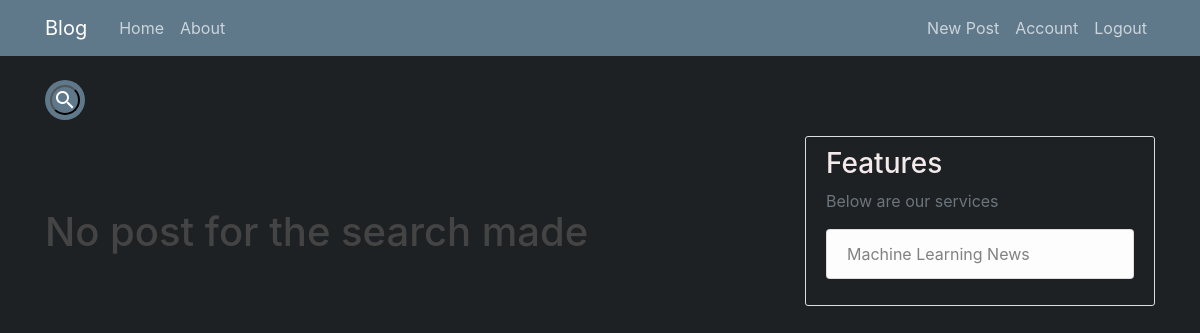
The page /home (signed in) on the database as committed earlier.
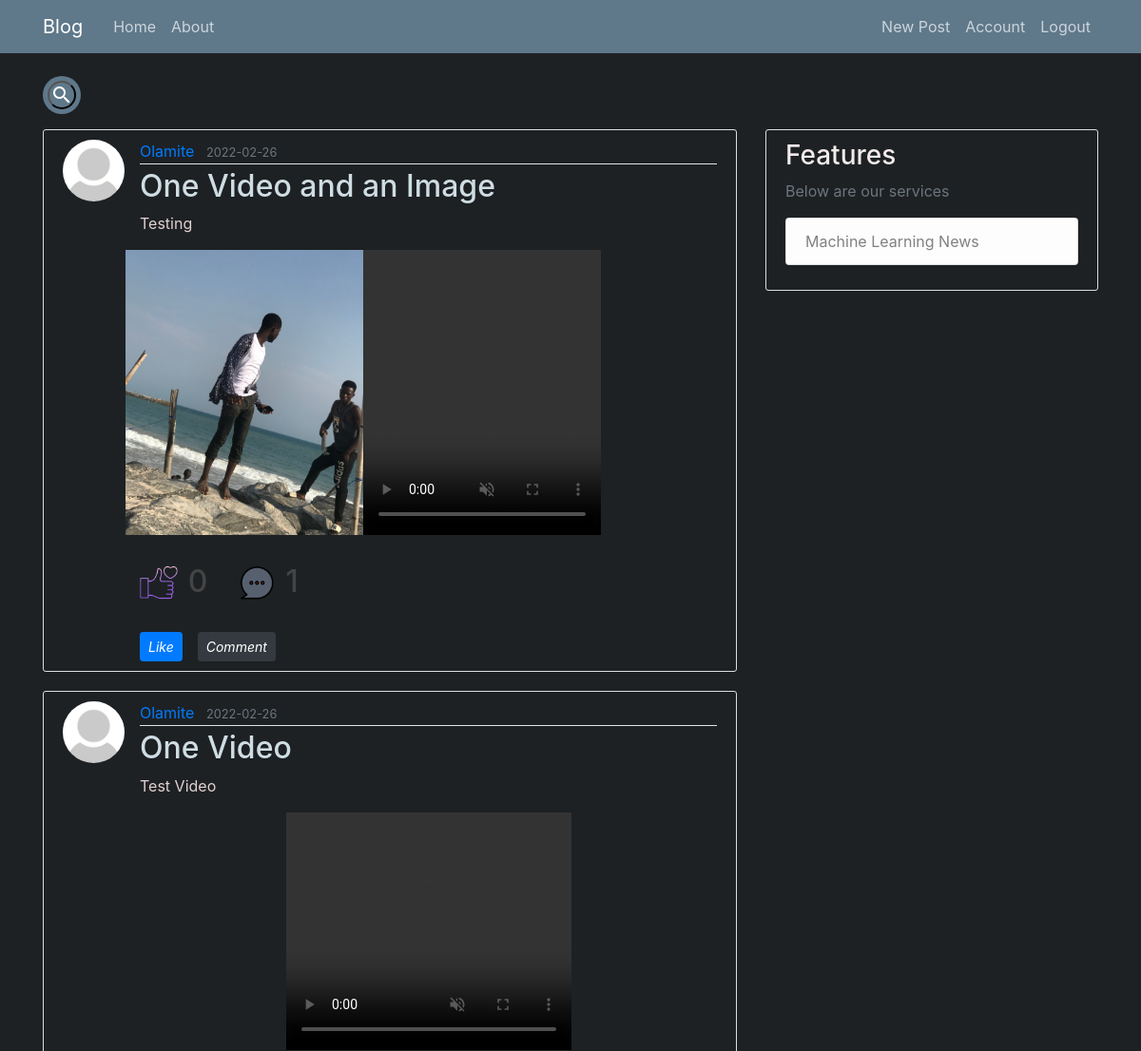
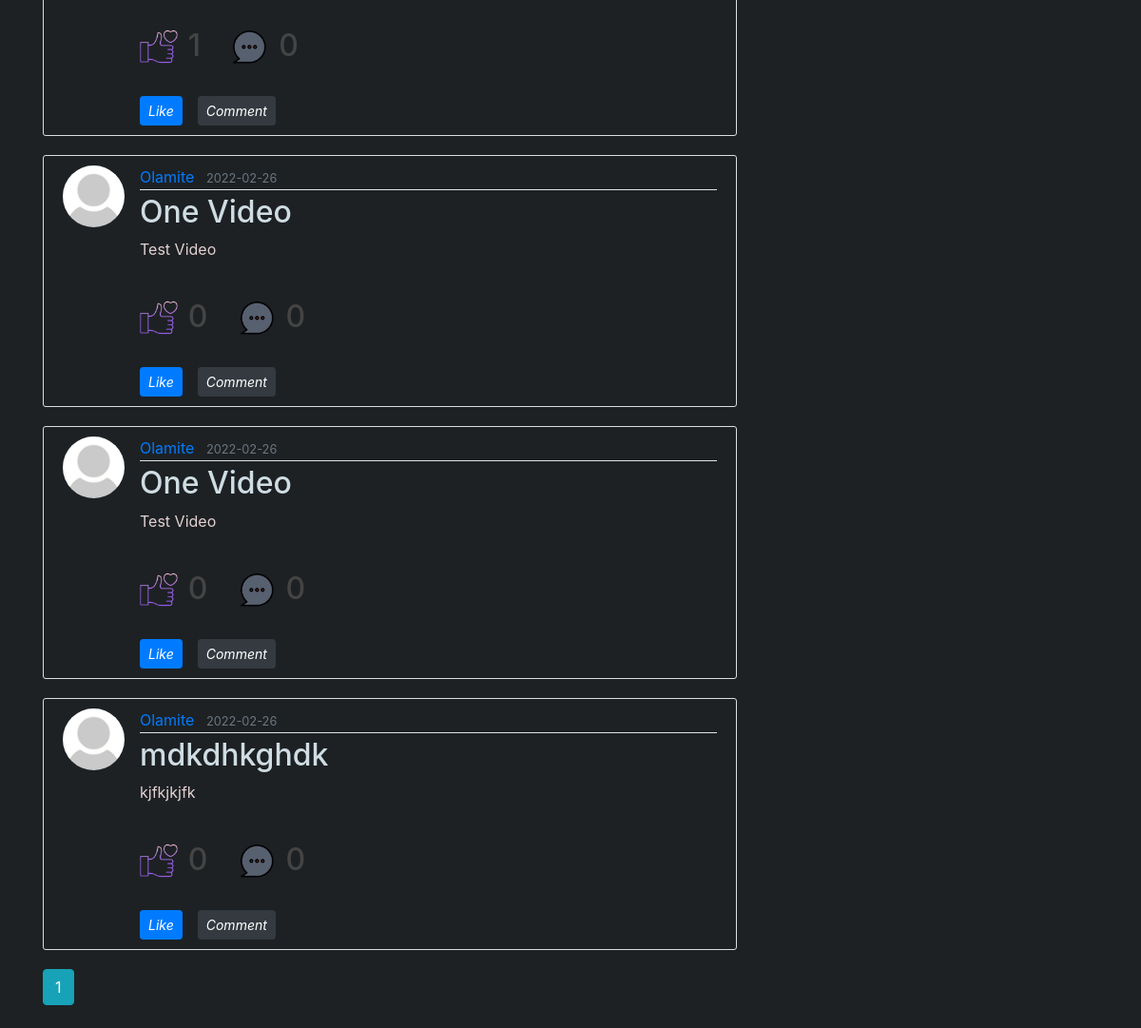
The same page on the database as committed later (2 pictures, top to bottom).
### flaskblog/models/PostModel.py (models this page shows, shortened)
class Post(db.Model):
    id = db.Column(db.Integer, primary_key=True)
    title = db.Column(db.String(120), nullable=False)
    date_posted = db.Column(db.DateTime, nullable=False, default=datetime.utcnow)
    content = db.Column(db.Text, nullable=False)
    images = db.Column(db.PickleType, nullable=True, default=None)
    user_id = db.Column(db.Integer, db.ForeignKey('user.id'), nullable=False)
    comments = db.relationship('Comment', backref='comment_post', lazy=True)
    post_likes = db.relationship('PostLike', backref='post', lazy='dynamic')

### flaskblog/models/UserModel.py (models this page shows, shortened)
class User(db.Model, UserMixin):
    id = db.Column(db.Integer, primary_key=True)
    username = db.Column(db.String(20), unique=True, nullable=False)
    email = db.Column(db.String(120), unique=True, nullable=False)
    image_file = db.Column(db.String(20), nullable=False, default='default.jpg')
    password = db.Column(db.String(60), nullable=False)
    verified = db.Column(db.Integer, nullable = False, default = 0)
    posts = db.relationship('Post', backref='author', lazy=True)
    comments = db.relationship('Comment', backref='comment_author', lazy=True)
    reply = db.relationship('Reply', backref='reply_user', lazy=True)
    post_liked = db.relationship('PostLike',
      foreign_keys='PostLike.user_id',
      backref='user',
      lazy='dynamic')
    comment_liked = db.relationship('CommentLike',
      foreign_keys='CommentLike.user_id',
      backref='user',
      lazy='dynamic')
    reply_liked = db.relationship('ReplyLike',
      foreign_keys='ReplyLike.user_id',
      backref='user',
      lazy='dynamic')
    def has_liked_post(self, post):
        return PostLike.query.filter(PostLike.user_id == self.id, PostLike.post_id == post.id).count() > 0
    def number_of_comments(self, post):
        return Comment.query.filter(Comment.post_id == post.id).count()
    def post_number_of_likes(self, post):
        return PostLike.query.filter(PostLike.post_id == post.id).count()

### flaskblog/main/routes.py (the view)
@main.route('/')
@main.route('/home', methods=['GET', 'POST'])
@login_required
def home():
    page = request.args.get('page', 1, type=int)
    posts = Post.query.order_by(Post.date_posted.desc()).paginate(per_page=5, page=page)
    logger.debug('user {} routed to home page'.format(current_user.get_id()))
    return render_template('home.html', posts=posts, state='home')

### flaskblog/models/UserModel.py (called while the page is built)
@login_manager.user_loader
def load_user(user_id):
    return User.query.get(int(user_id))

### flaskblog/templates/home.html (shortened to what this page needs)
{% extends "layout.html" %}
{% block content %}
<form method = "POST", action = '/search/post'>
  <div class="searchBoxContainer mb-3">
    <div class="searchBox">
                  <button class="searchButton" id = "search">
                            <i class="material-icons">
                            </i>
                  </button>
      </div>
  </div>
</form>
{% if posts.total > 0 %}
    {% for post in posts.items %}
        <article class="media content-section" style="background: #1d2124;" >
         <img class ="rounded-circle article-img" src = "{{url_for('static', filename ='imagefolder/' + post.author.image_file)}}">
          <div class="media-body">
            <div class="article-metadata">
              <a class="mr-2" href="{{url_for('users.user_posts',username =post.author.username)}}">{{ post.author.username }}</a>
              <small class="text-muted">{{ post.date_posted.strftime('%Y-%m-%d') }}</small>
            </div>
            <h2><a class="article-title" style="color: #cfdde3;" href="{{url_for('posts.post', post_id = post.id)}}">{{ post.title }}</a></h2>
            <p class="article-content" style="color: #e3d1d1;">{{ post.content }}</p>
            {% if post.images is not  none %}
                {% if post.images| count == 1 %}
                  {% for media in post.images %}
                  <center>
                    {%if media.endswith("mp4")%}
                    <div class="center">
                      <a href="{{url_for('static', filename ='imagefolder/' + media)}}"  target="_blank">
                        <video width="300" height="250" autoplay muted loop controls>
                            <source src="{{url_for('static', filename ='imagefolder/' + media)}}" type="video/mp4">
                            <source src="{{url_for('static', filename ='imagefolder/' + media)}}" type="video/ogg">
                        </video>
                      </a>
                    </div>
                    {%else%}
                    <div  class="center">
                      <div class="column">
                        <a href=" {{url_for('static', filename ='imagefolder/' + media)}}"  target="_blank"> <img src="{{url_for('static', filename ='imagefolder/' + media)}}" alt="Snow" style="width:250px;height:300px;object-fit:cover;"></a>
                      </div>
                    </div>
                    {%endif%}
                  </center>
                  {%endfor%}
                {% endif %}
                {% if post.images| count == 2 %}
                  <div class="row" class="center">
                      {% for media in post.images %}
                        {%if media.endswith("mp4")%}
                          <div class="column">
                            <a href="{{url_for('static', filename ='imagefolder/' + media)}}"  target="_blank"> <video width="250" height="300" autoplay muted loop controls>
                              <source src="{{url_for('static', filename ='imagefolder/' + media)}}" type="video/mp4">
                              <source src="{{url_for('static', filename ='imagefolder/' + media)}}" type="video/ogg">
                            </video></a>
                          </div>
                        {%else%}
                              <div class="column">
                                <a href=" {{url_for('static', filename ='imagefolder/' + media)}}" target="_blank"> <img src="{{url_for('static', filename ='imagefolder/' + media)}}" alt="Snow" style="width:250px;height:300px;object-fit:cover;"></a>
                              </div>
                        {%endif%}
                      {%endfor%}
                  </div>
                {% endif %}
          {% endif %}
<br>
<div>
  <div style="float: left;">
    <div style="display: flex;">
      <div style="display: flex;float: left; ">
        <h5><img src="{{url_for('static', filename ='imagefolder/like.png')}}" alt="Snow" style="width:40px;height:40px;padding:0px" align:right> &nbsp; <h2>{{current_user.post_number_of_likes(post)}}</h2>
      </div>
    </div>
  </div>
<div>
  <div style="display: flex;">
    &nbsp; &nbsp; &nbsp; &nbsp; <h5><img src="{{url_for('static', filename ='imagefolder/comment.png')}} " alt="Snow" style="width:40px;height:40px;padding:0px;background-color:#1d2124" align="top" > &nbsp;<h2>{{current_user.number_of_comments(post)}}</h2>
  </div>
</div>
  </div>
<br>
             {%if current_user.has_liked_post(post)%}
            <div class="btn-toolbar pull-left">
              <a href="{{url_for('posts.action_like', post_id=post.id, action = 'unlike')}}"> <button  class="btn mr-3 btn-sm btn-secondary like" memberid = {{post.id}}><i class="fa fa-thumbs-up">  Unlike  </i> </button></a>
             <a href="{{url_for('posts.post', post_id=post.id)}}"> <button class="btn btn-sm mr-3 btn-dark"><i class="fa fa-commenting-o">Comment</i> </button></a>
          </div>
          {%else%}
          <div class="btn-toolbar pull-left">
            <a href="{{url_for('posts.action_like', post_id=post.id, action = 'like')}}"> <button  class="btn mr-3 btn-primary btn-sm like" memberid = {{post.id}}><i class="fa fa-thumbs-up">  Like  </i> </button></a>
           <a href="{{url_for('posts.post', post_id=post.id)}}"> <button class="btn mr-3 btn-sm btn-dark"><i class="fa fa-commenting-o">Comment</i> </button></a>
        </div>
          {%endif%}
        </article>
    {% endfor %}
    {% for page_num in posts.iter_pages(left_edge=1, right_edge=1, left_current=1, right_current=2) %}
      {% if page_num %}
        {% if posts.page == page_num %}
          <a class="btn btn-info mb-4" href="{{ url_for('main.home', page=page_num) }}">{{ page_num }}</a>
        {% else %}
          <a class="btn btn-outline-info mb-4" href="{{ url_for('main.home', page=page_num) }}">{{ page_num }}</a>
        {% endif %}
      {% else %}
        ...
      {% endif %}
    {% endfor %}
    {% else %}
    <br>
    <br>
    <br>
    <h1>  No post for the search made </h1>
    {% endif %}
{% endblock content %}

### flaskblog/templates/layout.html (shortened to what this page needs)
<!DOCTYPE html>
<html>
<head>
    <link rel="stylesheet" href="https://maxcdn.bootstrapcdn.com/bootstrap/4.0.0/css/bootstrap.min.css">
    <link rel="stylesheet" type="text/css" href="{{ url_for('static', filename='main.css') }}">
    <link rel="stylesheet" type="text/css" href="{{ url_for('static', filename='style.css') }}">
</head>
<body style="background: #1d2124;color:#333333">
    <header class="site-header">
      <nav class="navbar navbar-expand-md navbar-dark bg-steel fixed-top">
        <div class="container">
          <a class="navbar-brand mr-4" href="/">Blog</a>
          <div class="collapse navbar-collapse" id="navbarToggle">
            <div class="navbar-nav mr-auto">
              <a class="nav-item nav-link" href="{{url_for('main.home')}}">Home</a>
              <a class="nav-item nav-link" href="{{url_for('main.about')}}">About</a>
            </div>
            <div class="navbar-nav">
              {% if current_user.is_authenticated %}
              <a class="nav-item nav-link" href="{{url_for('posts.new_post')}}">New Post</a>
              <a class="nav-item nav-link" href="{{url_for('users.account')}}">Account</a>
              <a class="nav-item nav-link" href="{{url_for('users.logout')}}">Logout</a>
              {% else %}
              <a class="nav-item nav-link" href="{{url_for('users.login')}}">Login</a>
              <a class="nav-item nav-link" href="{{url_for('users.register')}}">Register</a>
              {% endif %}
            </div>
          </div>
        </div>
      </nav>
    </header>
    <main role="main" class="container">
      <div class="row">
        <div class="col-md-8">
          {% block content %}{% endblock %}
        </div>
        {% if state %}
        <div class="col-md-4" style="margin-top: 56px;">
        {% else %}
        <div class="col-md-4">
        {% endif %}
          <div class="content-section" style="background: #1d2124;">
            <h3 style="color: #f3eaea;">Features</h3>
            <p class='text-muted'>Below are our services
              <ul class="list-group" style="background-color: #1d2124;">
                <a  class="text-muted" href="#"> <li class="list-group-item list-group-item-light" >Machine Learning News</li></a>
              </ul>
            </p>
          </div>
        </div>
      </div>
    </main>
</body>
</html>

### flaskblog/static/main.css (style rules this page uses)
body { background: #fafafa; color: #333333; margin-top: 5rem; }
h1, h2, h3, h4, h5, h6 { color: #444444; }
.bg-steel { background-color: #5f788a; }
.site-header .navbar-nav .nav-link { color: #cbd5db; }
.content-section { background: #ffffff; padding: 10px 20px; border: 1px solid #dddddd; border-radius: 3px; margin-bottom: 20px; }
.article-title { color: #444444; }
.article-content { white-space: pre-line; }
.article-img { height: 65px; width: 65px; margin-right: 16px; }
.article-metadata { padding-bottom: 1px; margin-bottom: 4px; border-bottom: 1px solid #e3e3e3 }

### flaskblog/static/style.css (style rules this page uses)
.searchBoxContainer { position: relative; height: 40px; margin-bottom: 25px; }
.searchBox { position: absolute; background: #5f788a; min-height: 30px; border-radius: 30px; padding: 5px; }
.searchButton { color: white; float: right; width: 30px; height: 30px; border-radius: 50%; background: #5f788a; display: flex; justify-content: center; align-items: center; transition: 0.4s; }

Rows that differ between the two databases and show on the page:
added Post: image_file (placeholder picture), author.username "Olamite", date_posted "2022-02-26", title "One Video and an Image", content "Testing", post_number_of_likes "0", number_of_comments "1"
added Post: image_file (placeholder picture), author.username "Olamite", date_posted "2022-02-26", title "One Video", content "Test Video", post_number_of_likes "1", number_of_comments "0"
added Post: image_file (placeholder picture), author.username "Olamite", date_posted "2022-02-26", title "One Video", content "Test Video", post_number_of_likes "0", number_of_comments "0"
added Post: image_file (placeholder picture), author.username "Olamite", date_posted "2022-02-26", title "One Video", content "Test Video", post_number_of_likes "0", number_of_comments "0"
added Post: image_file (placeholder picture), author.username "Olamite", date_posted "2022-02-26", title "mdkdhkghdk", content "kjfkjkjfk", post_number_of_likes "0", number_of_comments "0"
Other text that changed with them:
new list line: "1"
text no longer shown: "No post for the search made"
